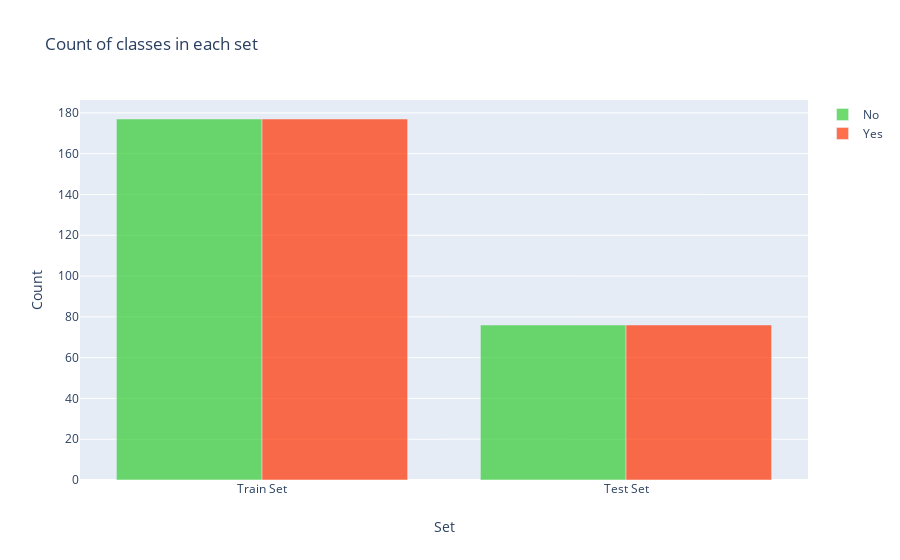

The notebook cell saved with this chart:
### Code cell
import plotly.graph_objs as go
from plotly.offline import init_notebook_mode, iplot
from plotly import tools
y = dict()
y[0] = []
y[1] = []
for set_name in (y_train,  y_test):
    y[0].append(np.sum(set_name == 0))
    y[1].append(np.sum(set_name == 1))

trace0 = go.Bar(
    x=['Train Set', 'Test Set'],
    y=y[0],
    name='No',
    marker=dict(color='#33cc33'),
    opacity=0.7
)
trace1 = go.Bar(
    x=['Train Set', 'Test Set'],
    y=y[1],
    name='Yes',
    marker=dict(color='#ff3300'),
    opacity=0.7
)
data = [trace0, trace1]
layout = go.Layout(
    title='Count of classes in each set',
    xaxis={'title': 'Set'},
    yaxis={'title': 'Count'}
)
fig = go.Figure(data, layout)
iplot(fig)

### Figure 1 — Plotly figure (JSON) as saved in the notebook; plotly's stock layout.template omitted (floating-point values rounded to 4 significant figures)
{"data": [{"opacity": 0.7, "name": "No", "y": [177, 76], "marker": {"color": "#33cc33"}, "x": ["Train Set", "Test Set"], "type": "bar"}, {"opacity": 0.7, "name": "Yes", "y": [177, 76], "marker": {"color": "#ff3300"}, "x": ["Train Set", "Test Set"], "type": "bar"}], "layout": {"yaxis": {"title": {"text": "Count"}}, "xaxis": {"title": {"text": "Set"}}, "title": {"text": "Count of classes in each set"}}}
